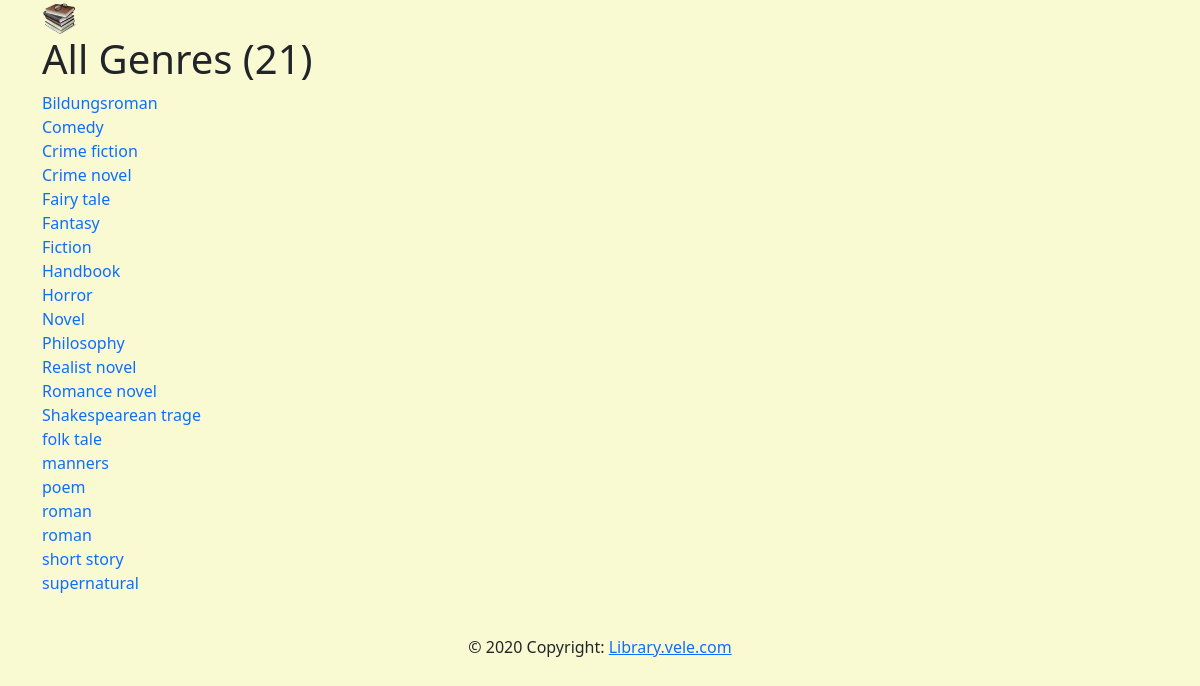
Screenshot of /lib/genres/ with the database file from the repository.
### lib/models.py (models this page shows)
class Genre(models.Model):
    name=models.CharField(max_length=20)
    def __str__(self):
        return self.name
    def get_absolut_url(self):
        return reverse('lib:genre_detail', args=(self.id,))
    class Meta:
        ordering=["name"]

### lib/views.py (the view)
# urls.py: path('genres/', views.genre_list, name="genre_list"),
def genre_list(request):
    context={
        'genres': Genre.objects.all(),
    }
    return render(request, 'lib/genre_list.html', context)

### lib/templates/lib/genre_list.html (shortened to what this page needs)
{% extends 'lib/base.html'  %}
{% load static %}
{% block content %}
<h1>All Genres ({{ genres|length }})</h1>
{% for genre in genres %}
<a href="{{ genre.get_absolut_url }}" class="text-decoration-none">{{ genre }}</a>
<br>
{% endfor %}
{% endblock %}

### lib/templates/lib/base.html (shortened to what this page needs)
<!DOCTYPE html>
<html lang="en">
<head>
    <link href="https://cdn.jsdelivr.net/npm/bootstrap@5.1.0/dist/css/bootstrap.min.css" rel="stylesheet">
    {% load static %}
    <link rel="stylesheet" href="{% static 'lib/css/custom.css' %}">
</head>
<body>
    <div class="container">
        <a href="{% url 'lib:index' %}">
            <img src="{% static 'lib/img/icon.png' %}" width="35">
        </a>
        {% block content %}{% endblock %}
    {% include 'lib/footer.html' %}
    </div>
</body>
</html>

### lib/templates/lib/footer.html
<footer class="page-footer font-small special-color-dark pt-4">
  <div class="footer-copyright text-center py-3">© 2020 Copyright:
    <a href="http://127.0.0.1:8000/lib/"> Library.vele.com</a>
  </div>
</footer>

### rows the page displays
Genre: name "Bildungsroman"
Genre: name "Comedy"
Genre: name "Crime fiction"
Genre: name "Crime novel"
Genre: name "Fairy tale"
Genre: name "Fantasy"
Genre: name "Fiction"
Genre: name "Handbook"
Genre: name "Horror"
Genre: name "Novel"
Genre: name "Philosophy"
Genre: name "Realist novel"
Genre: name "Romance novel"
Genre: name "Shakespearean trage"
Genre: name "folk tale"
Genre: name "manners"
Genre: name "poem"
Genre: name "roman"
Genre: name "roman"
Genre: name "short story"
Genre: name "supernatural"

### other values shown
{{ genres|length }} "21"
